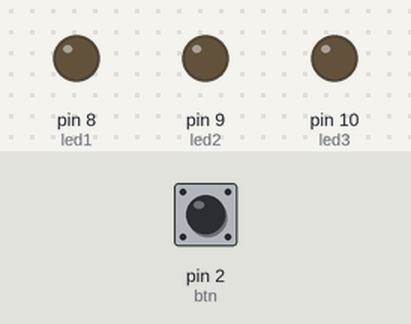
The sketch below on a simulated Arduino Uno, built with avr-gcc and run on an emulated ATmega328P. On the bench: output pins drawn as LEDs (lit = HIGH). Inputs (shaded band) come from the test bench; at power-on: pin 2 (btn) LOW.

Above: at 1.2 s.
1.3 s: pin 2 (btn) pulled HIGH for 0.15 s
At 2.0 s:
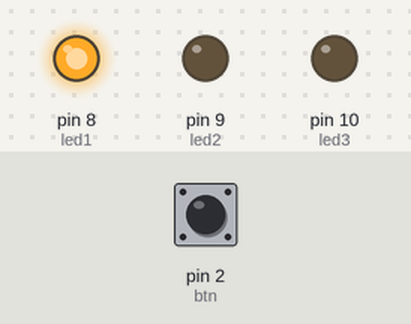
2.9 s: pin 2 (btn) pulled HIGH for 1 s
At 3.2 s:
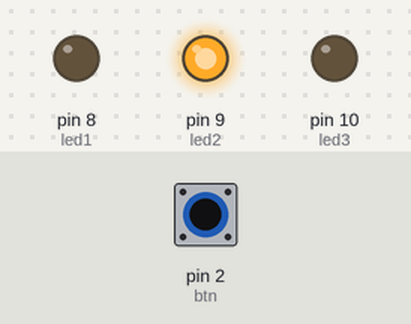
5.4 s: pin 2 (btn) pulled HIGH for 0.15 s
At 6.3 s:
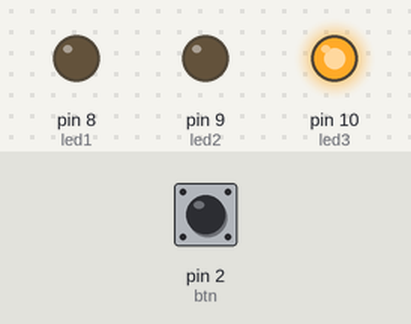
7.0 s: pin 2 (btn) pulled HIGH for 3.2 s
At 7.5 s:
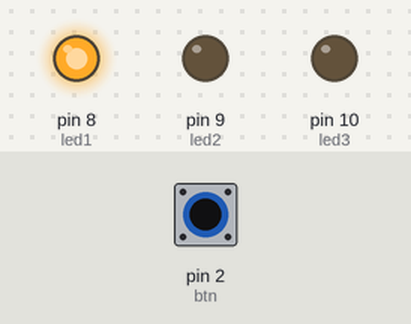
Timing chart, 0 to 10.0 s (numbered marks = the images above; inputs shaded):
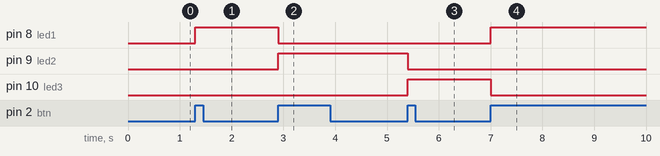

The sketch:

sketch_feb18e.ino
```cpp
const int btn = 2;
const int led1 = 8, led2 = 9, led3 = 10;
int state = 0;
bool last = LOW;

void setup() {
  pinMode(btn, INPUT);
  pinMode(led1, OUTPUT);
  pinMode(led2, OUTPUT);
  pinMode(led3, OUTPUT);
}

void loop() {
  bool current = digitalRead(btn);
  if (current && !last) {
    digitalWrite(led1, state == 0);
    digitalWrite(led2, state == 1);
    digitalWrite(led3, state == 2);
    state = (state + 1) % 3;
    delay(200);
  }
  last = current;
}
```

Measured:
- after the input at 1.3 s, pin 8 (led1): LOW → HIGH at once
- after the input at 2.9 s, pin 8 (led1): HIGH → LOW at once; pin 9 (led2): LOW → HIGH at once
- after the input at 5.4 s, pin 9 (led2): HIGH → LOW at once; pin 10 (led3): LOW → HIGH at once
- after the input at 7.0 s, pin 8 (led1): LOW → HIGH at once; pin 10 (led3): HIGH → LOW at once
